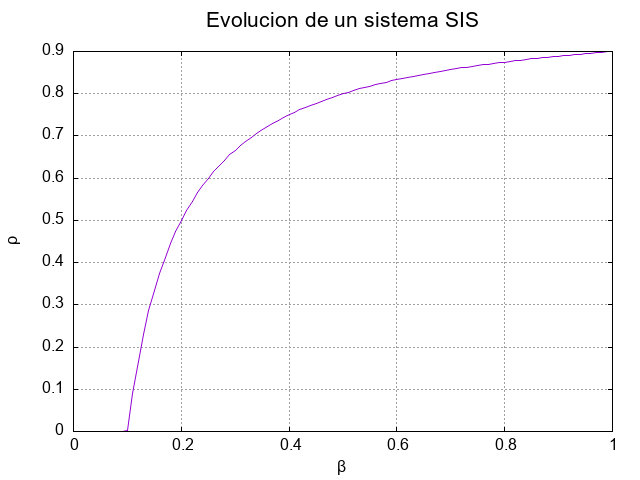

Generate this figure with gnuplot:
set term png
set output 'beta_rho.png'

set title 'Evolucion de un sistema SIS' font ',16'
set xlabel 'β' font ',12'
set ylabel 'ρ' font ',12'
set grid
set pointsize 0.15
set ticslevel 0

set autoscale x
set xrange [0:1]

set autoscale y
set yrange [0:*]

# Definimos el color común para ambas líneas
set style line 1 linecolor rgb "orange"  # Usamos el color naranja

unset key
plot "../../resultados/datos_sis.txt" using 1:2 with linespoints
